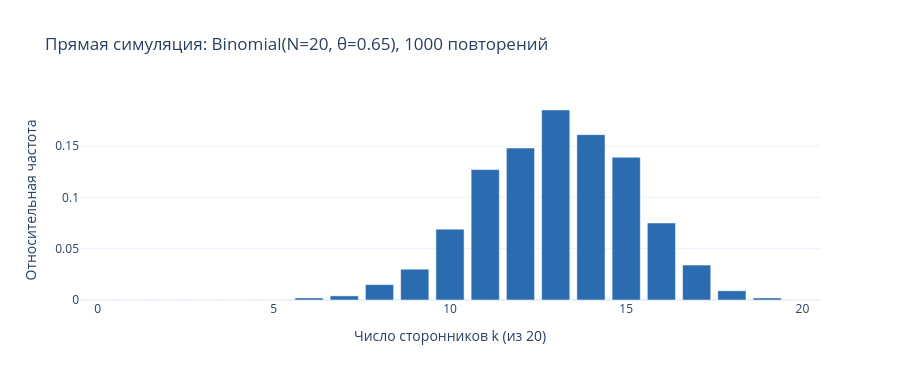

Source (notebook cell):
### Markdown cell above
## 5. воспроизведите
### A. Разобранный пример: симуляция опросов из известной модели
▶ **ЗАПУСКАЕМ ВМЕСТЕ**: начинаем в «генеративном мире». Пусть истинная доля поддержки $\theta_0 = 0{,}65$. Симулируем $S = 1000$ независимых опросных организаций, каждая опрашивает $N = 20$ человек.

### Code cell
N_trials = 20
theta_true = 0.65
S_sims = 1000

# Прямая симуляция: выборки из Binomial(N=20, theta=0.65)
simulated_k = rng.binomial(n=N_trials, p=theta_true, size=S_sims)

print(f"Симулировано {S_sims} повторений опроса:")
print(f"  Теоретическое среднее: {N_trials * theta_true:.2f}")
print(f"  Эмпирическое среднее:  {simulated_k.mean():.2f}")
print(f"  Теоретическое SD:      {np.sqrt(N_trials * theta_true * (1 - theta_true)):.2f}")
print(f"  Эмпирическое SD:       {simulated_k.std():.2f}")

counts, bins = np.histogram(simulated_k, bins=np.arange(-0.5, N_trials + 1.5, 1))
fig_sim = go.Figure(go.Bar(
    x=np.arange(0, N_trials + 1),
    y=counts / S_sims,
    marker_color='#2b6cb0',
    hovertemplate='<b>k = %{x}</b><br>Частота в симуляции: %{y:.3f}<extra></extra>'
))
fig_sim.update_layout(
    title=f'Прямая симуляция: Binomial(N={N_trials}, θ={theta_true}), {S_sims} повторений',
    xaxis_title='Число сторонников k (из 20)',
    yaxis_title='Относительная частота',
    template='plotly_white',
    height=380
)
fig_sim.show()

### Figure 1 — Plotly figure (JSON) as saved in the notebook; plotly's stock layout.template omitted (floating-point values rounded to 4 significant figures)
{"data": [{"hovertemplate": "<b>k = %{x}</b><br>Частота в симуляции: %{y:.3f}<extra></extra>", "marker": {"color": "#2b6cb0"}, "type": "bar", "x": [0, 1, 2, 3, 4, 5, 6, 7, 8, 9, 10, 11, 12, 13, 14, 15, 16, 17, 18, 19, 20], "y": [0.0, 0.0, 0.0, 0.0, 0.0, 0.0, 0.002, 0.004, 0.015, 0.03, 0.069, 0.127, 0.148, 0.185, 0.161, 0.139, 0.075, 0.034, 0.009, 0.002, 0.0]}], "layout": {"height": 380, "title": {"text": "Прямая симуляция: Binomial(N=20, θ=0.65), 1000 повторений"}, "xaxis": {"title": {"text": "Число сторонников k (из 20)"}}, "yaxis": {"title": {"text": "Относительная частота"}}}}
